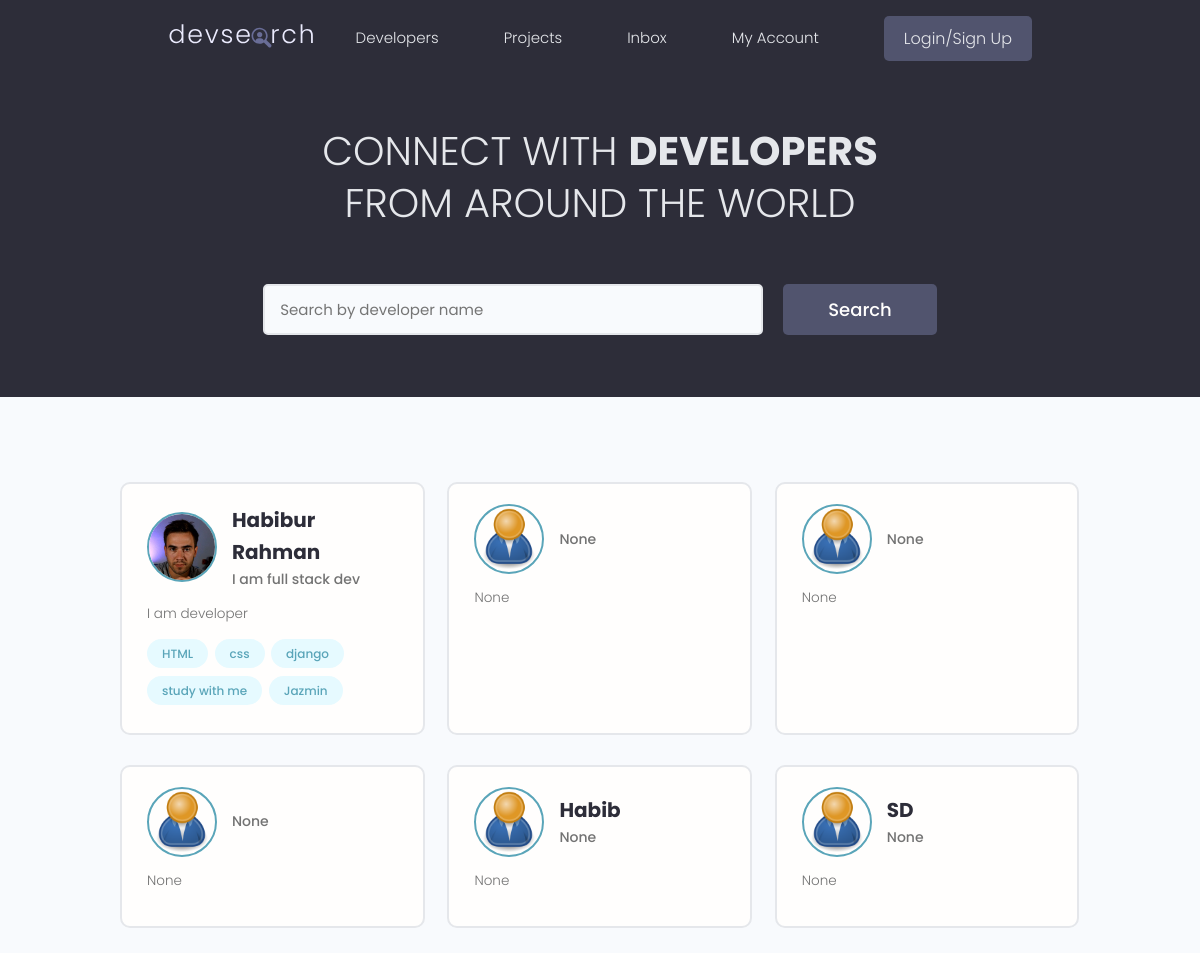
The app's page /, older data.
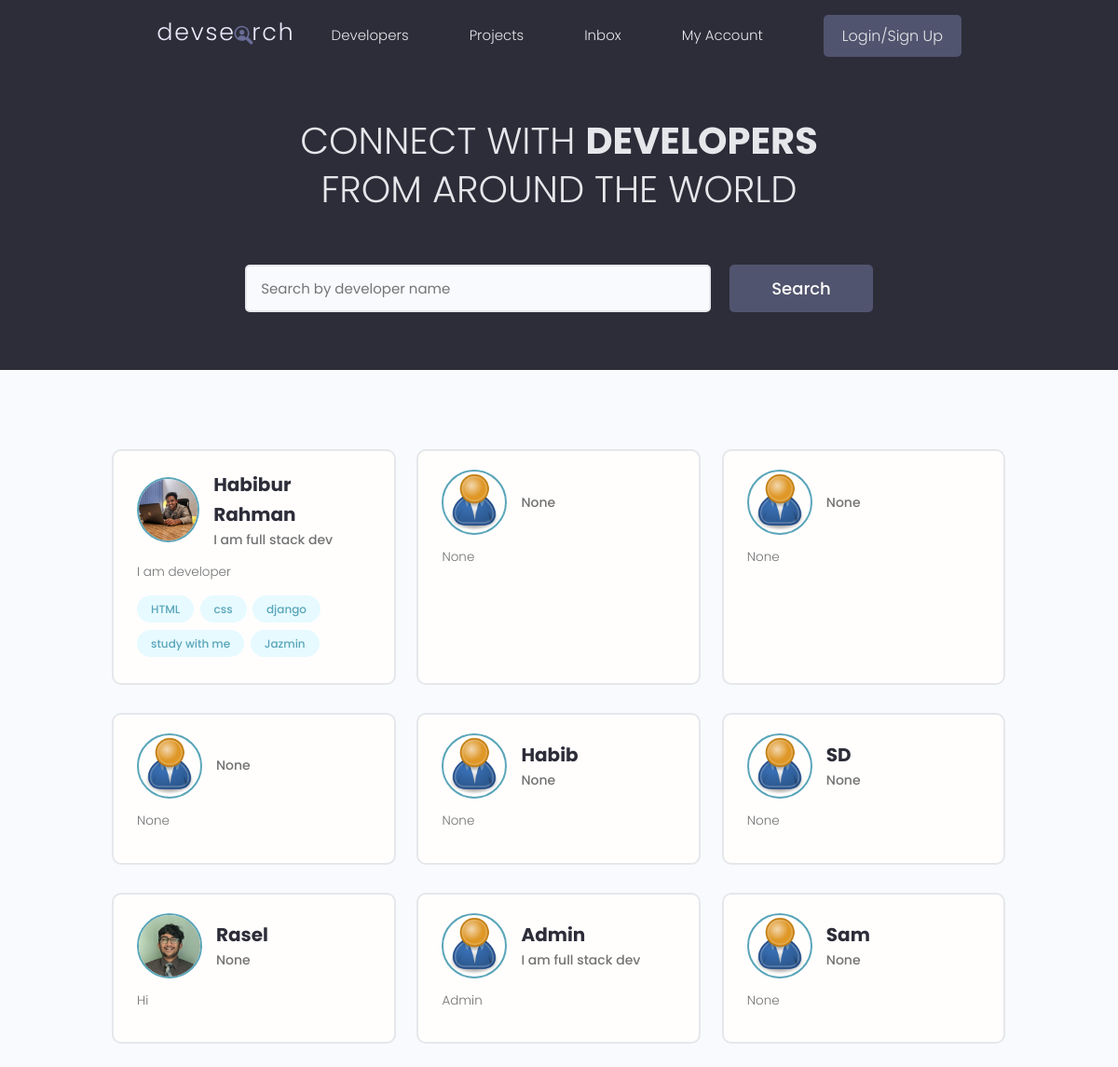
The same page, newer data.
### users/models.py (models this page shows, shortened)
class Profile(models.Model):
    user = models.OneToOneField(User, on_delete=models.CASCADE, null=True, blank=True)
    name = models.CharField(max_length=200, blank=True, null=True)
    email = models.EmailField(max_length=500, blank=True, null=True)
    username = models.CharField(max_length=200, blank=True, null=True)
    location = models.CharField(max_length=200, blank=True, null=True)
    short_intro = models.CharField(max_length=200, blank=True, null=True)
    bio = models.TextField(blank=True, null=True)
    profile_image = models.ImageField(null=True, blank=True, upload_to='profiles/', default='profiles/user-default.png')
    social_github = models.CharField(max_length=200, blank=True, null=True)
    social_twitter = models.CharField(max_length=200, blank=True, null=True)
    social_linkedin = models.CharField(max_length=200, blank=True, null=True)
    social_youtube = models.CharField(max_length=200, blank=True, null=True)
    social_website = models.CharField(max_length=200, blank=True, null=True)
    created = models.DateField(auto_now_add=True)
    id = models.UUIDField(default=uuid.uuid4, unique=True, primary_key=True, editable=False)

class Skill(models.Model):
    owner = models.ForeignKey(Profile, on_delete=models.CASCADE, null=True, blank=True)
    name = models.CharField(max_length=200, blank=True, null=True)
    description = models.TextField(blank=True, null=True)
    created = models.DateField(auto_now_add=True)
    id = models.UUIDField(default=uuid.uuid4, unique=True, primary_key=True, editable=False)
    def __str__(self):
        return str(self.name)

### users/views.py (the view)
# urls.py: path('', views.profiles, name='profiles'),
def profiles(request):
    profiles = Profile.objects.all()
    context = {'profiles': profiles}
    return render(request, 'users/profiles.html', context)

### users/templates/users/profiles.html (shortened to what this page needs)
{% extends 'main.html' %}
{% block content %}
<main class="home">
    <section class="hero-section text-center">
      <div class="container container--narrow">
        <div class="hero-section__box">
          <h2>CONNECT WITH <span>DEVELOPERS</span></h2>
          <h2>FROM AROUND THE WORLD</h2>
        </div>
        <div class="hero-section__search">
          <form class="form" action="#" method="get">
            <div class="form__field">
              <input class="input input--text" id="formInput#search" type="text" name="text"
                placeholder="Search by developer name" />
            </div>
            <input class="btn btn--sub btn--lg" type="submit" value="Search" />
          </form>
        </div>
      </div>
    </section>
    <section class="devlist">
      <div class="container">
        <div class="grid grid--three">
            {% for profile in profiles %}
          <div class="column card">
            <div class="dev">
              <a href="{% url 'user-profiles' profile.id %}" class="card__body">
                <div class="dev__profile">
                  <img class="avatar avatar--md" src="{{profile.profile_image.url}}" alt="image" />
                  <div class="dev__meta">
                    <h3>{{profile.name}}</h3>
                    <h5>{{profile.short_intro}}</h5>
                  </div>
                </div>
                <p class="dev__info">{{profile.bio|slice:"150"}}</p>
                <div class="dev__skills">
                    {% for skill in profile.skill_set.all|slice:"5" %}
                  <span class="tag tag--pill tag--main">
                    <small>{{skill}}</small>
                  </span>
                  {% endfor %}
                </div>
              </a>
            </div>
          </div>
          {% endfor%}
        </div>
      </div>
    </section>
  </main>
{% endblock %}

### templates/main.html (shortened to what this page needs)
<!DOCTYPE html>
{% load static %}
<html lang="en">
    <head>
        <link rel="stylesheet" href="https://cdn.iconmonstr.com/1.3.0/css/iconmonstr-iconic-font.min.css" />
        <link rel="stylesheet" href="{% static 'uikit/styles/uikit.css'%}" />
        <link rel="stylesheet" href="{% static 'styles/app.css' %}" />
    </head>
<body>
    {% include 'navbar.html' %}
    {% block content %}
    {% endblock content %}
</body>
</html>

### templates/navbar.html (shortened to what this page needs)
{% load static %}
<header class="header">
    <div class="container container--narrow">
      <a href="{% url 'profiles' %}" class="header__logo">
        <img src="{% static 'images/logo.svg'%}" alt="DevSearch Logo" />
      </a>
      <nav class="header__nav">
        <ul class="header__menu">
          <li class="header__menuItem"><a href="{% url 'profiles' %}">Developers</a></li>
          <li class="header__menuItem"><a href="{% url 'projects' %}">Projects</a></li>
          <li class="header__menuItem"><a href="inbox.html">Inbox</a></li>
          <li class="header__menuItem"><a href="{% url 'account' %}">My Account</a></li>
          {% if request.user.is_authenticated %}
          <li class="header__menuItem"><a href="{% url 'create-project' %}" class="btn btn--sub">Add Project</a></li>
          <li class="header__menuItem"><a href="{% url 'logout' %}" class="btn btn--sub">LogOut</a></li>
          {% else %}
          <li class="header__menuItem"><a href="{% url 'login' %}" class="btn btn--sub">Login/Sign Up</a></li>
          {% endif %}
        </ul>
      </nav>
    </div>
  </header>

### static/styles/app.css (style rules this page uses)
:root { --color-sub: #2d2d39; }
.btn--sub { background-color: var(--color-sub-light); }
.card { border: 2px solid var(--color-light); }
img { width: 100%; }
.header { position: sticky; z-index: 111; background-color: var(--color-sub); padding: 1.5rem 0; }
.header > .container { display: flex; justify-content: space-between; align-items: center; }
.header__logo > img { height: 3.8rem; }
.header__nav > ul { display: inline-flex; align-items: center; list-style: none; gap: 6.5rem; }
.header__menuItem > a { color: var(--color-light); font-weight: 300; }
.hero-section { height: 40vh; display: flex; align-items: center; background-color: var(--color-sub); }
.hero-section__box { margin-bottom: 4rem; }
.hero-section__box > h2, .hero-section__box > h2 > span { font-size: 4rem; color: var(--color-light); line-height: 1.3; text-transform: uppercase; }
.hero-section__box > h2 { font-weight: 300; }
.hero-section__box > h2 > span { font-weight: 700; }
.hero-section__search > .form { display: flex; align-items: center; justify-content: center; gap: 2rem; }
.hero-section__search > .form input.input--text { width: 50rem; }
.devlist { margin-top: 8rem; }
.devlist .grid { align-items: stretch; }
.devlist .dev .dev__profile { display: flex; align-items: center; gap: 1.5rem; }
.devlist .dev .dev__meta h3 { color: var(--color-sub); font-size: 2rem; font-weight: 700; }
.devlist .dev .dev__meta h5 { color: var(--color-text); font-size: 1.4rem; font-weight: 500; }
.devlist .dev .dev__info { margin: 1.5rem 0; font-size: 1.35rem; line-height: 1.4; text-align: justify; }

### static/uikit/styles/modules/_variables.css (style rules this page uses)
:root { --color-main: #5aa5b9; --color-main-light: #e6faff; --color-sub: #3f4156; --color-sub-light: #51546e; --color-sub-lighter: #ededfd; --color-text: #737373; --color-gray: #8b8b8b; --color-light: #e5e7eb; --color-light-gray: #767676; --color-bg: #f8fafd; --color-white: #fffefd; --color-white-light: #f3f3f3; --color-success: #359e64; --color-success-bg: #def8e8; --color-error: #fc4b0b; --color-error-bg: #fff2ee; --font-base: 'Poppins', arial, helvetica, 'Segoe UI', roboto, ubuntu, sans-serif; --font-monospace: 'Fira Code', 'Courier New', courier, monospace; --font-regular: 300; --font-medium: 500; --font-bold: 700; --generic-shadow: 1px 1px 5px #00000010; --generic-transition: all 0.3s ease-in-out; }

### static/uikit/styles/modules/_base.css (style rules this page uses)
* { margin: 0; padding: 0; box-sizing: border-box; text-rendering: optimizeLegibility; color: inherit; font-size: inherit; }
html { font-size: 50%; }
@media only screen and (min-width: 480px) { html { font-size: 56.25%; } }
@media only screen and (min-width: 1200px) { html { font-size: 62.5%; } }
body { line-height: 1.6; font-weight: 400; font-size: 1.5rem; color: var(--color-text); background-color: var(--color-bg); min-height: 100vh; }

### static/uikit/styles/modules/_typography.css (style rules this page uses)
* { font-family: var(--font-base); }
h2 { font-size: 3.6rem; font-weight: var(--font-bold); }
h3 { font-size: 3.2rem; font-weight: var(--font-medium); }
h5 { font-size: 2.4rem; font-weight: var(--font-medium); }
h5, h6 { font-weight: var(--font-regular); }
p, span, strong { font-size: 1.6rem; color: var(--color-text); font-weight: var(--font-regular); }
a { padding-bottom: 2px; text-decoration: none; display: inline-block; color: var(--color-main); font-weight: var(--font-medium); }

### static/uikit/styles/modules/_utilities.css (style rules this page uses)
.container { width: 92%; max-width: 165rem; margin: 0 auto; box-sizing: border-box; }
.container--narrow { width: 92%; max-width: 120rem; }
@media screen and (min-width: 1000px) { .container { width: 90%; } }
@media screen and (min-width: 1000px) { .container--narrow { width: 85%; } }
@media screen and (min-width: 1200px) { .container { width: 80%; } }
@media screen and (min-width: 1200px) { .container--narrow { width: 72%; } }
.text-center { text-align: center; }

### static/uikit/styles/modules/_avatar.css (style rules this page uses)
.avatar { border-radius: 50%; border: 2px solid var(--color-main); object-fit: cover; }
.avatar--md { height: 7rem; width: 7rem; }

### static/uikit/styles/modules/_button.css (style rules this page uses)
.btn { display: inline-block; position: relative; cursor: pointer; background-color: var(--color-light); font-weight: var(--font-medium); color: var(--color-sub); text-decoration: none; padding: 1rem 2rem; border-radius: 0.5rem; border: none; width: -webkit-fit-content; width: -moz-fit-content; width: fit-content; height: -webkit-fit-content; height: -moz-fit-content; height: fit-content; font-size: 1.6rem; outline-width: 0; outline-color: transparent; -webkit-backface-visibility: hidden; backface-visibility: hidden; transition: all 0.3s ease-in-out; }
.btn--sub { background-color: var(--color-sub); color: var(--color-white); }
.btn--lg { font-size: 1.8rem; padding: 1.2rem 4.5rem; }

Row changes from the older to the newer data that the page shows:
changed Profile "Habibur Rahman": profile_image: a different picture
added Profile: profile_image (picture), name "Rasel", short_intro "None", bio "Hi"
added Profile: profile_image (placeholder picture), name "Admin", short_intro "I am full stack dev", bio "Admin"
added Profile: profile_image (placeholder picture), name "Sam", short_intro "None", bio "None"
